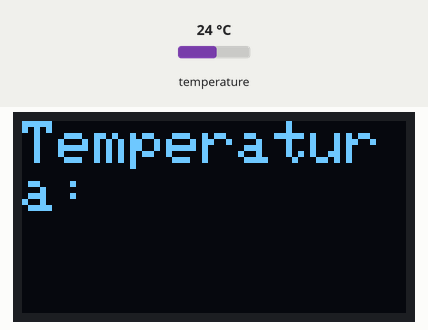
This sketch was run on a simulated ESP8266 (NodeMCU). Parts: 128×64 one-colour display. Inputs (shaded band) come from the test bench; at power-on: temperature 24 °C. WiFi joins after 1.5 s; servers stay silent unless stated; what the sketch prints to the serial monitor is not drawn.

Above: at 0.1 s.
At 2.9 s:
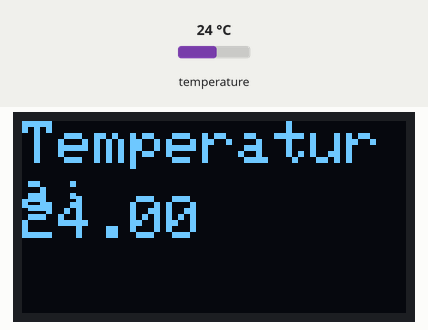
3.0 s: temperature set to 12 °C
At 9.4 s:
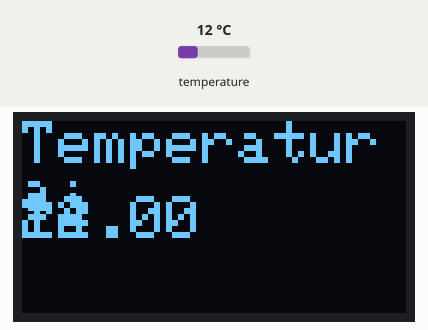
9.8 s: temperature set to 19 °C
16.6 s: temperature set to 28 °C
Timing chart, 0 to 19.6 s (numbered marks = the images above; inputs shaded):
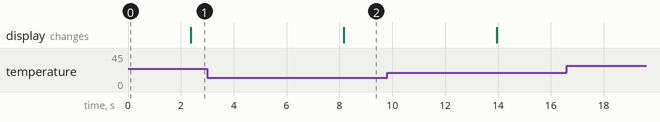

Measured:
- after the input at 3.0 s, the display: changes after 5.2 s (image 2)

The sketch:

Codigo_termometro_digita.ino
```cpp
#include <Wire.h>
#include <Adafruit_SSD1306.h>
#include <OneWire.h>
#include <DallasTemperature.h>
#include <ESP8266WiFi.h>
#include <PubSubClient.h>
#include <UbidotsESPMQTT.h>

#define ONE_WIRE_BUS D4
OneWire oneWire(ONE_WIRE_BUS);
DallasTemperature sensors(&oneWire);

#define SCREEN_WIDTH 128
#define SCREEN_HEIGHT 64
#define OLED_RESET -1
Adafruit_SSD1306 display(SCREEN_WIDTH, SCREEN_HEIGHT, &Wire, OLED_RESET);

char TOKEN[] = "BBUS-HBBqzVrvpi3h0Eb5LnC39is8FeFczJ";
char MQTTCLIENTNAME[] = "Esp.tempe";
char ssid[] = "PEDRINHO_2G";
char password[] = "jeanhouse#";
Ubidots client(TOKEN);

void callback(char* topic, byte* payload, unsigned int length) {
  Serial.print("Message arrived [");
  Serial.print(topic);
  Serial.print("] ");
  for (int i = 0; i < length; i++) {
    Serial.print((char)payload[i]);
  }
  if ((char)payload[0] == '1') {
    digitalWrite(16, HIGH);
  } else {
    digitalWrite(16, LOW);
  }
  Serial.println();
}

void setup() {
  display.begin(SSD1306_SWITCHCAPVCC, 0x3C);
  display.clearDisplay();
  display.setTextSize(2);
  display.setTextColor(WHITE);
  display.setCursor(0,0);
  display.println("Temperatura:");
  display.display();

  client.setDebug(true);
  client.wifiConnection(ssid, password);
  client.begin(callback);
  client.ubidotsSubscribe("esp.temp", "tempC");
  sensors.begin();

  Serial.begin(9600);

  Serial.println();
  Serial.println();
  Serial.print("Connecting to ");
  Serial.println(ssid);

  WiFi.mode(WIFI_STA);
  WiFi.begin(ssid, password);

  while (WiFi.status() != WL_CONNECTED) {
    delay(500);
    Serial.print(".");
  }

  Serial.println("");
  Serial.println("WiFi connected");
  Serial.println("IP address: ");
  Serial.println(WiFi.localIP());
}

void loop() {
  sensors.requestTemperatures();
  float tempC = sensors.getTempCByIndex(0);

  display.setCursor(0,25);
  display.setTextSize(2);
  display.setTextColor(WHITE);
  display.println(tempC);
  display.display();


  if (!client.connected()) {
    client.reconnect();
  }


  client.add("tempC", tempC);
  client.ubidotsPublish("sensor-temperatura");
  client.add("tempC", tempC);
  client.ubidotsPublish("sensor-temperatura2");
  client.loop();
  delay(5000);
}
```
